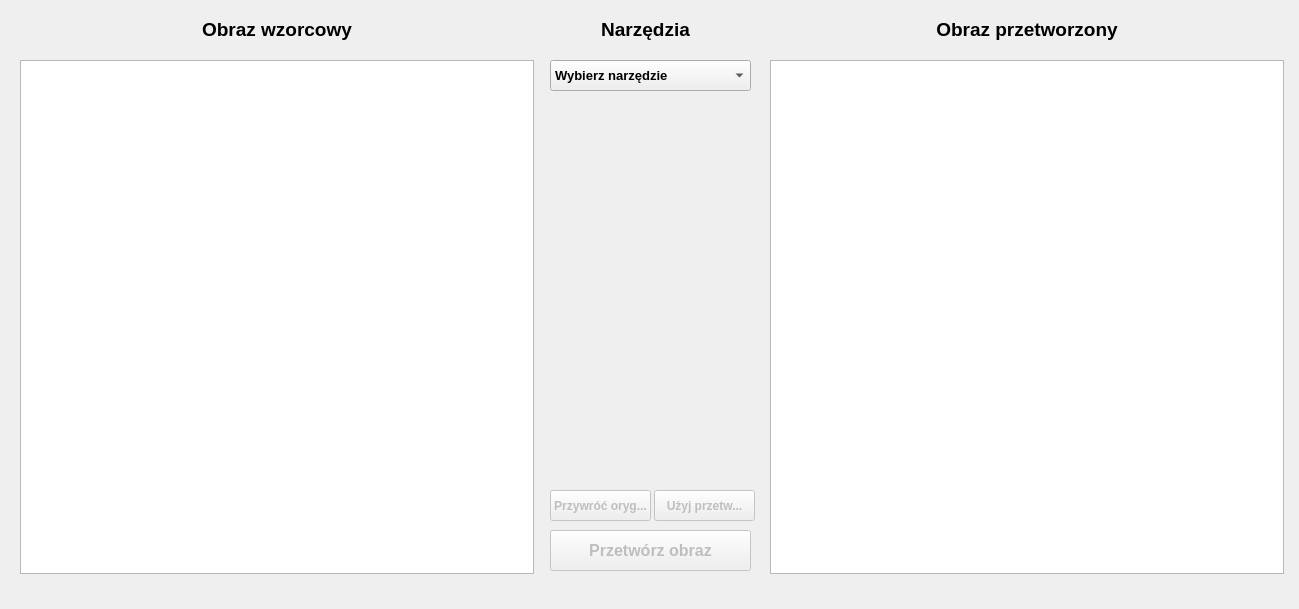
<?xml version="1.0" encoding="UTF-8"?>
<ui version="4.0">
 <class>CustomTabForImage</class>
 <widget class="QWidget" name="CustomTabForImage">
  <property name="geometry">
   <rect>
    <x>0</x>
    <y>0</y>
    <width>1299</width>
    <height>609</height>
   </rect>
  </property>
  <property name="windowTitle">
   <string>Form</string>
  </property>
  <widget class="QGraphicsView" name="originalGrahpic">
   <property name="geometry">
    <rect>
     <x>20</x>
     <y>60</y>
     <width>514</width>
     <height>514</height>
    </rect>
   </property>
  </widget>
  <widget class="QGraphicsView" name="processedGraphic">
   <property name="geometry">
    <rect>
     <x>770</x>
     <y>60</y>
     <width>514</width>
     <height>514</height>
    </rect>
   </property>
  </widget>
  <widget class="QLabel" name="originalPhotoLabel">
   <property name="geometry">
    <rect>
     <x>20</x>
     <y>10</y>
     <width>514</width>
     <height>40</height>
    </rect>
   </property>
   <property name="font">
    <font>
     <pointsize>14</pointsize>
     <weight>75</weight>
     <bold>true</bold>
    </font>
   </property>
   <property name="text">
    <string>Obraz wzorcowy</string>
   </property>
   <property name="textFormat">
    <enum>Qt::RichText</enum>
   </property>
   <property name="alignment">
    <set>Qt::AlignCenter</set>
   </property>
  </widget>
  <widget class="QLabel" name="transformedPhotoLabel">
   <property name="geometry">
    <rect>
     <x>770</x>
     <y>10</y>
     <width>514</width>
     <height>40</height>
    </rect>
   </property>
   <property name="font">
    <font>
     <pointsize>14</pointsize>
     <weight>75</weight>
     <bold>true</bold>
    </font>
   </property>
   <property name="text">
    <string>Obraz przetworzony</string>
   </property>
   <property name="textFormat">
    <enum>Qt::RichText</enum>
   </property>
   <property name="alignment">
    <set>Qt::AlignCenter</set>
   </property>
  </widget>
  <widget class="QPushButton" name="transformButton">
   <property name="enabled">
    <bool>false</bool>
   </property>
   <property name="geometry">
    <rect>
     <x>550</x>
     <y>530</y>
     <width>201</width>
     <height>41</height>
    </rect>
   </property>
   <property name="font">
    <font>
     <pointsize>12</pointsize>
     <weight>75</weight>
     <bold>true</bold>
    </font>
   </property>
   <property name="text">
    <string>Przetwórz obraz</string>
   </property>
  </widget>
  <widget class="QWidget" name="verticalLayoutWidget">
   <property name="geometry">
    <rect>
     <x>550</x>
     <y>100</y>
     <width>201</width>
     <height>381</height>
    </rect>
   </property>
   <layout class="QVBoxLayout" name="toolLayout">
    <property name="sizeConstraint">
     <enum>QLayout::SetFixedSize</enum>
    </property>
   </layout>
  </widget>
  <widget class="QComboBox" name="toolsComboBox">
   <property name="geometry">
    <rect>
     <x>550</x>
     <y>60</y>
     <width>201</width>
     <height>31</height>
    </rect>
   </property>
   <property name="font">
    <font>
     <pointsize>10</pointsize>
     <weight>75</weight>
     <bold>true</bold>
    </font>
   </property>
   <property name="currentText">
    <string>Wybierz narzędzie</string>
   </property>
   <item>
    <property name="text">
     <string>Wybierz narzędzie</string>
    </property>
   </item>
   <item>
    <property name="text">
     <string>Jasność</string>
    </property>
   </item>
   <item>
    <property name="text">
     <string>Kontrast</string>
    </property>
   </item>
  </widget>
  <widget class="QLabel" name="toolsLabel">
   <property name="geometry">
    <rect>
     <x>550</x>
     <y>10</y>
     <width>191</width>
     <height>40</height>
    </rect>
   </property>
   <property name="font">
    <font>
     <pointsize>14</pointsize>
     <weight>75</weight>
     <bold>true</bold>
    </font>
   </property>
   <property name="text">
    <string>Narzędzia</string>
   </property>
   <property name="textFormat">
    <enum>Qt::RichText</enum>
   </property>
   <property name="alignment">
    <set>Qt::AlignCenter</set>
   </property>
  </widget>
  <widget class="QPushButton" name="swapButton">
   <property name="enabled">
    <bool>false</bool>
   </property>
   <property name="geometry">
    <rect>
     <x>654</x>
     <y>490</y>
     <width>101</width>
     <height>31</height>
    </rect>
   </property>
   <property name="font">
    <font>
     <weight>75</weight>
     <bold>true</bold>
    </font>
   </property>
   <property name="text">
    <string>Użyj przetw...</string>
   </property>
  </widget>
  <widget class="QPushButton" name="restoreButton">
   <property name="enabled">
    <bool>false</bool>
   </property>
   <property name="geometry">
    <rect>
     <x>550</x>
     <y>490</y>
     <width>101</width>
     <height>31</height>
    </rect>
   </property>
   <property name="font">
    <font>
     <weight>75</weight>
     <bold>true</bold>
    </font>
   </property>
   <property name="text">
    <string>Przywróć oryg...</string>
   </property>
   <property name="checkable">
    <bool>false</bool>
   </property>
  </widget>
 </widget>
 <resources/>
 <connections/>
</ui>
